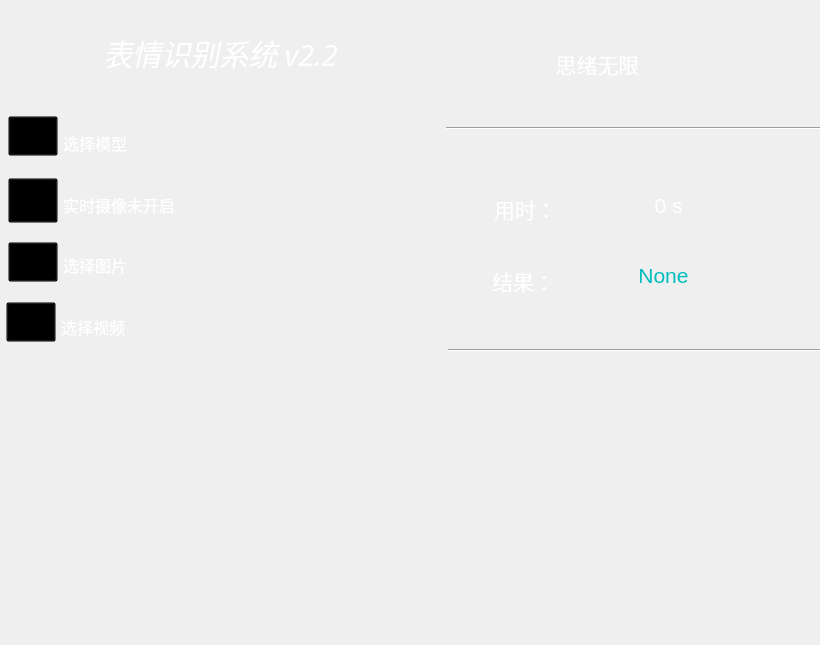
<?xml version="1.0" encoding="UTF-8"?>
<ui version="4.0">
 <class>MainWindow</class>
 <widget class="QMainWindow" name="MainWindow">
  <property name="windowModality">
   <enum>Qt::NonModal</enum>
  </property>
  <property name="geometry">
   <rect>
    <x>0</x>
    <y>0</y>
    <width>820</width>
    <height>645</height>
   </rect>
  </property>
  <property name="minimumSize">
   <size>
    <width>820</width>
    <height>645</height>
   </size>
  </property>
  <property name="maximumSize">
   <size>
    <width>820</width>
    <height>645</height>
   </size>
  </property>
  <property name="windowTitle">
   <string>Emotion recongnition v2.2 （思绪无限）</string>
  </property>
  <property name="windowIcon">
   <iconset resource="image1.qrc">
    <normaloff>:/newPrefix/icons/result.png</normaloff>:/newPrefix/icons/result.png</iconset>
  </property>
  <property name="toolTip">
   <string/>
  </property>
  <property name="autoFillBackground">
   <bool>false</bool>
  </property>
  <property name="styleSheet">
   <string notr="true">
#QInputDialog{border-image: url(:/newPrefix/images_test/light.png);}

QMenuBar{border-color:transparent;}
QToolButton[objectName=pushButton_doIt]{
border:5px;}

QToolButton[objectName=pushButton_doIt]:hover {
image:url(:/newPrefix/images_test/run_hover.png);}

QToolButton[objectName=pushButton_doIt]:pressed {
image:url(:/newPrefix/images_test/run_pressed.png);}

QScrollBar:vertical{
background:transparent;
padding:2px;
border-radius:8px;
max-width:14px;}

QScrollBar::handle:vertical{
background:#9acd32;
min-height:50px;
border-radius:8px;
}

QScrollBar::handle:vertical:hover{
background:#9eb764;}

QScrollBar::handle:vertical:pressed{
background:#9eb764;
}
QScrollBar::add-page:vertical{
background:none;
}
                               
QScrollBar::sub-page:vertical{
background:none;
}

QScrollBar::add-line:vertical{
background:none;}
                                 
QScrollBar::sub-line:vertical{
background:none;
}
QScrollArea{
border:0px;
}

QScrollBar:horizontal{
background:transparent;
padding:0px;
border-radius:6px;
max-height:12px;
}

QScrollBar::handle:horizontal{
background:#9acd32;
min-width:50px;
border-radius:6px;
}

QScrollBar::handle:horizontal:hover{
background:#9eb764;
}

QScrollBar::handle:horizontal:pressed{
background:#9eb764;
}

QScrollBar::add-page:horizontal{
background:none;
}

QScrollBar::sub-page:horizontal{
background:none;
}
QScrollBar::add-line:horizontal{
background:none;
}

QScrollBar::sub-line:horizontal{
background:none;
}
QToolButton::hover{
border:0px;
} </string>
  </property>
  <property name="tabShape">
   <enum>QTabWidget::Rounded</enum>
  </property>
  <widget class="QWidget" name="centralwidget">
   <widget class="QLabel" name="label_title">
    <property name="geometry">
     <rect>
      <x>8</x>
      <y>30</y>
      <width>425</width>
      <height>47</height>
     </rect>
    </property>
    <property name="minimumSize">
     <size>
      <width>0</width>
      <height>30</height>
     </size>
    </property>
    <property name="font">
     <font>
      <family>隶书</family>
      <pointsize>22</pointsize>
      <italic>true</italic>
     </font>
    </property>
    <property name="toolTip">
     <string>Test Result Helper 3.3.10 author：WuXian （2019.3.13）</string>
    </property>
    <property name="styleSheet">
     <string notr="true">color: rgb(255, 255, 255);</string>
    </property>
    <property name="text">
     <string>表情识别系统 v2.2</string>
    </property>
    <property name="alignment">
     <set>Qt::AlignCenter</set>
    </property>
   </widget>
   <widget class="QLabel" name="label_author">
    <property name="geometry">
     <rect>
      <x>462</x>
      <y>46</y>
      <width>271</width>
      <height>35</height>
     </rect>
    </property>
    <property name="minimumSize">
     <size>
      <width>0</width>
      <height>30</height>
     </size>
    </property>
    <property name="font">
     <font>
      <family>楷体</family>
      <pointsize>16</pointsize>
     </font>
    </property>
    <property name="toolTip">
     <string>Test Result Helper 3.3.10 author：WuXian （2019.3.13）</string>
    </property>
    <property name="styleSheet">
     <string notr="true">color: rgb(255, 255, 255);</string>
    </property>
    <property name="text">
     <string>思绪无限</string>
    </property>
    <property name="alignment">
     <set>Qt::AlignCenter</set>
    </property>
   </widget>
   <widget class="QLabel" name="label_useTime">
    <property name="geometry">
     <rect>
      <x>494</x>
      <y>184</y>
      <width>103</width>
      <height>51</height>
     </rect>
    </property>
    <property name="font">
     <font>
      <family>华文仿宋</family>
      <pointsize>16</pointsize>
     </font>
    </property>
    <property name="text">
     <string>&lt;html&gt;&lt;head/&gt;&lt;body&gt;&lt;p&gt;&lt;span style=&quot; color:#ffffff;&quot;&gt;用时：&lt;/span&gt;&lt;/p&gt;&lt;/body&gt;&lt;/html&gt;</string>
    </property>
   </widget>
   <widget class="QLabel" name="label_picTime">
    <property name="geometry">
     <rect>
      <x>456</x>
      <y>190</y>
      <width>29</width>
      <height>31</height>
     </rect>
    </property>
    <property name="styleSheet">
     <string notr="true">border-image: url(:/newPrefix/icons/net_speed.png);</string>
    </property>
    <property name="text">
     <string/>
    </property>
   </widget>
   <widget class="QLabel" name="label_picResult">
    <property name="geometry">
     <rect>
      <x>456</x>
      <y>260</y>
      <width>31</width>
      <height>35</height>
     </rect>
    </property>
    <property name="styleSheet">
     <string notr="true">border-image: url(:/newPrefix/icons/result.png);</string>
    </property>
    <property name="text">
     <string/>
    </property>
   </widget>
   <widget class="Line" name="line">
    <property name="geometry">
     <rect>
      <x>446</x>
      <y>118</y>
      <width>375</width>
      <height>21</height>
     </rect>
    </property>
    <property name="orientation">
     <enum>Qt::Horizontal</enum>
    </property>
   </widget>
   <widget class="QLabel" name="label_face">
    <property name="geometry">
     <rect>
      <x>8</x>
      <y>360</y>
      <width>420</width>
      <height>280</height>
     </rect>
    </property>
    <property name="minimumSize">
     <size>
      <width>420</width>
      <height>280</height>
     </size>
    </property>
    <property name="maximumSize">
     <size>
      <width>420</width>
      <height>280</height>
     </size>
    </property>
    <property name="font">
     <font>
      <family>楷体</family>
      <pointsize>16</pointsize>
     </font>
    </property>
    <property name="layoutDirection">
     <enum>Qt::LeftToRight</enum>
    </property>
    <property name="styleSheet">
     <string notr="true">border-image: url(:/newPrefix/icons/系统升级.png);</string>
    </property>
    <property name="text">
     <string>&lt;html&gt;&lt;head/&gt;&lt;body&gt;&lt;p align=&quot;center&quot;&gt;&lt;br/&gt;&lt;/p&gt;&lt;/body&gt;&lt;/html&gt;</string>
    </property>
    <property name="alignment">
     <set>Qt::AlignCenter</set>
    </property>
   </widget>
   <widget class="QTextEdit" name="textEdit_model">
    <property name="geometry">
     <rect>
      <x>58</x>
      <y>126</y>
      <width>360</width>
      <height>30</height>
     </rect>
    </property>
    <property name="minimumSize">
     <size>
      <width>360</width>
      <height>30</height>
     </size>
    </property>
    <property name="maximumSize">
     <size>
      <width>360</width>
      <height>30</height>
     </size>
    </property>
    <property name="font">
     <font>
      <family>华文仿宋</family>
      <pointsize>12</pointsize>
     </font>
    </property>
    <property name="styleSheet">
     <string notr="true">background-color: transparent;
border-color: rgb(255, 255, 255);
color: rgb(255, 255, 255);</string>
    </property>
    <property name="verticalScrollBarPolicy">
     <enum>Qt::ScrollBarAlwaysOff</enum>
    </property>
    <property name="horizontalScrollBarPolicy">
     <enum>Qt::ScrollBarAlwaysOff</enum>
    </property>
    <property name="lineWrapMode">
     <enum>QTextEdit::NoWrap</enum>
    </property>
    <property name="readOnly">
     <bool>true</bool>
    </property>
    <property name="html">
     <string>&lt;!DOCTYPE HTML PUBLIC &quot;-//W3C//DTD HTML 4.0//EN&quot; &quot;http://www.w3.org/TR/REC-html40/strict.dtd&quot;&gt;
&lt;html&gt;&lt;head&gt;&lt;meta name=&quot;qrichtext&quot; content=&quot;1&quot; /&gt;&lt;style type=&quot;text/css&quot;&gt;
p, li { white-space: pre-wrap; }
&lt;/style&gt;&lt;/head&gt;&lt;body style=&quot; font-family:'华文仿宋'; font-size:12pt; font-weight:400; font-style:normal;&quot;&gt;
&lt;p style=&quot; margin-top:0px; margin-bottom:0px; margin-left:0px; margin-right:0px; -qt-block-indent:0; text-indent:0px;&quot;&gt;&lt;span style=&quot; font-family:'Adobe Devanagari';&quot;&gt;选择模型&lt;/span&gt;&lt;/p&gt;&lt;/body&gt;&lt;/html&gt;</string>
    </property>
   </widget>
   <widget class="QToolButton" name="toolButton_file">
    <property name="geometry">
     <rect>
      <x>8</x>
      <y>242</y>
      <width>50</width>
      <height>40</height>
     </rect>
    </property>
    <property name="minimumSize">
     <size>
      <width>50</width>
      <height>39</height>
     </size>
    </property>
    <property name="maximumSize">
     <size>
      <width>50</width>
      <height>40</height>
     </size>
    </property>
    <property name="cursor">
     <cursorShape>PointingHandCursor</cursorShape>
    </property>
    <property name="autoFillBackground">
     <bool>false</bool>
    </property>
    <property name="styleSheet">
     <string notr="true">background-color: transparent;</string>
    </property>
    <property name="text">
     <string/>
    </property>
    <property name="icon">
     <iconset resource="image1.qrc">
      <normaloff>:/newPrefix/icons/图片_填充.png</normaloff>:/newPrefix/icons/图片_填充.png</iconset>
    </property>
    <property name="iconSize">
     <size>
      <width>40</width>
      <height>40</height>
     </size>
    </property>
    <property name="popupMode">
     <enum>QToolButton::DelayedPopup</enum>
    </property>
    <property name="toolButtonStyle">
     <enum>Qt::ToolButtonTextUnderIcon</enum>
    </property>
    <property name="autoRaise">
     <bool>false</bool>
    </property>
    <property name="arrowType">
     <enum>Qt::NoArrow</enum>
    </property>
   </widget>
   <widget class="QTextEdit" name="textEdit_camera">
    <property name="geometry">
     <rect>
      <x>58</x>
      <y>188</y>
      <width>360</width>
      <height>30</height>
     </rect>
    </property>
    <property name="minimumSize">
     <size>
      <width>360</width>
      <height>30</height>
     </size>
    </property>
    <property name="maximumSize">
     <size>
      <width>360</width>
      <height>30</height>
     </size>
    </property>
    <property name="font">
     <font>
      <family>华文仿宋</family>
      <pointsize>12</pointsize>
     </font>
    </property>
    <property name="styleSheet">
     <string notr="true">background-color: transparent;
border-color: rgb(255, 255, 255);
color: rgb(255, 255, 255);</string>
    </property>
    <property name="verticalScrollBarPolicy">
     <enum>Qt::ScrollBarAlwaysOff</enum>
    </property>
    <property name="horizontalScrollBarPolicy">
     <enum>Qt::ScrollBarAlwaysOff</enum>
    </property>
    <property name="lineWrapMode">
     <enum>QTextEdit::NoWrap</enum>
    </property>
    <property name="readOnly">
     <bool>true</bool>
    </property>
    <property name="html">
     <string>&lt;!DOCTYPE HTML PUBLIC &quot;-//W3C//DTD HTML 4.0//EN&quot; &quot;http://www.w3.org/TR/REC-html40/strict.dtd&quot;&gt;
&lt;html&gt;&lt;head&gt;&lt;meta name=&quot;qrichtext&quot; content=&quot;1&quot; /&gt;&lt;style type=&quot;text/css&quot;&gt;
p, li { white-space: pre-wrap; }
&lt;/style&gt;&lt;/head&gt;&lt;body style=&quot; font-family:'华文仿宋'; font-size:12pt; font-weight:400; font-style:normal;&quot;&gt;
&lt;p style=&quot; margin-top:0px; margin-bottom:0px; margin-left:0px; margin-right:0px; -qt-block-indent:0; text-indent:0px;&quot;&gt;&lt;span style=&quot; font-family:'Adobe Devanagari';&quot;&gt;实时摄像未开启&lt;/span&gt;&lt;/p&gt;&lt;/body&gt;&lt;/html&gt;</string>
    </property>
   </widget>
   <widget class="QTextEdit" name="textEdit_pic">
    <property name="geometry">
     <rect>
      <x>58</x>
      <y>248</y>
      <width>360</width>
      <height>30</height>
     </rect>
    </property>
    <property name="minimumSize">
     <size>
      <width>360</width>
      <height>30</height>
     </size>
    </property>
    <property name="maximumSize">
     <size>
      <width>360</width>
      <height>30</height>
     </size>
    </property>
    <property name="font">
     <font>
      <family>华文仿宋</family>
      <pointsize>12</pointsize>
     </font>
    </property>
    <property name="layoutDirection">
     <enum>Qt::LeftToRight</enum>
    </property>
    <property name="styleSheet">
     <string notr="true">background-color: transparent;
border-color: rgb(255, 255, 255);
color: rgb(255, 255, 255);</string>
    </property>
    <property name="verticalScrollBarPolicy">
     <enum>Qt::ScrollBarAlwaysOff</enum>
    </property>
    <property name="horizontalScrollBarPolicy">
     <enum>Qt::ScrollBarAlwaysOff</enum>
    </property>
    <property name="lineWrapMode">
     <enum>QTextEdit::NoWrap</enum>
    </property>
    <property name="readOnly">
     <bool>true</bool>
    </property>
    <property name="html">
     <string>&lt;!DOCTYPE HTML PUBLIC &quot;-//W3C//DTD HTML 4.0//EN&quot; &quot;http://www.w3.org/TR/REC-html40/strict.dtd&quot;&gt;
&lt;html&gt;&lt;head&gt;&lt;meta name=&quot;qrichtext&quot; content=&quot;1&quot; /&gt;&lt;style type=&quot;text/css&quot;&gt;
p, li { white-space: pre-wrap; }
&lt;/style&gt;&lt;/head&gt;&lt;body style=&quot; font-family:'华文仿宋'; font-size:12pt; font-weight:400; font-style:normal;&quot;&gt;
&lt;p style=&quot; margin-top:0px; margin-bottom:0px; margin-left:0px; margin-right:0px; -qt-block-indent:0; text-indent:0px;&quot;&gt;&lt;span style=&quot; font-family:'Adobe Devanagari';&quot;&gt;选择图片&lt;/span&gt;&lt;/p&gt;&lt;/body&gt;&lt;/html&gt;</string>
    </property>
   </widget>
   <widget class="QToolButton" name="toolButton_camera">
    <property name="geometry">
     <rect>
      <x>8</x>
      <y>178</y>
      <width>50</width>
      <height>45</height>
     </rect>
    </property>
    <property name="minimumSize">
     <size>
      <width>50</width>
      <height>39</height>
     </size>
    </property>
    <property name="maximumSize">
     <size>
      <width>50</width>
      <height>45</height>
     </size>
    </property>
    <property name="cursor">
     <cursorShape>PointingHandCursor</cursorShape>
    </property>
    <property name="autoFillBackground">
     <bool>false</bool>
    </property>
    <property name="styleSheet">
     <string notr="true">background-color: transparent;</string>
    </property>
    <property name="text">
     <string/>
    </property>
    <property name="icon">
     <iconset resource="image1.qrc">
      <normaloff>:/newPrefix/icons/摄像头 (1).png</normaloff>:/newPrefix/icons/摄像头 (1).png</iconset>
    </property>
    <property name="iconSize">
     <size>
      <width>50</width>
      <height>39</height>
     </size>
    </property>
    <property name="popupMode">
     <enum>QToolButton::DelayedPopup</enum>
    </property>
    <property name="toolButtonStyle">
     <enum>Qt::ToolButtonTextUnderIcon</enum>
    </property>
    <property name="autoRaise">
     <bool>false</bool>
    </property>
    <property name="arrowType">
     <enum>Qt::NoArrow</enum>
    </property>
   </widget>
   <widget class="QToolButton" name="toolButton_model">
    <property name="geometry">
     <rect>
      <x>8</x>
      <y>116</y>
      <width>50</width>
      <height>40</height>
     </rect>
    </property>
    <property name="minimumSize">
     <size>
      <width>0</width>
      <height>0</height>
     </size>
    </property>
    <property name="maximumSize">
     <size>
      <width>50</width>
      <height>40</height>
     </size>
    </property>
    <property name="cursor">
     <cursorShape>PointingHandCursor</cursorShape>
    </property>
    <property name="autoFillBackground">
     <bool>false</bool>
    </property>
    <property name="styleSheet">
     <string notr="true">background-color: transparent;</string>
    </property>
    <property name="text">
     <string/>
    </property>
    <property name="icon">
     <iconset resource="image1.qrc">
      <normaloff>:/newPrefix/icons/文件夹.png</normaloff>:/newPrefix/icons/文件夹.png</iconset>
    </property>
    <property name="iconSize">
     <size>
      <width>40</width>
      <height>40</height>
     </size>
    </property>
    <property name="popupMode">
     <enum>QToolButton::DelayedPopup</enum>
    </property>
    <property name="toolButtonStyle">
     <enum>Qt::ToolButtonTextUnderIcon</enum>
    </property>
    <property name="autoRaise">
     <bool>false</bool>
    </property>
    <property name="arrowType">
     <enum>Qt::NoArrow</enum>
    </property>
   </widget>
   <widget class="QLabel" name="label_time">
    <property name="geometry">
     <rect>
      <x>558</x>
      <y>190</y>
      <width>221</width>
      <height>31</height>
     </rect>
    </property>
    <property name="font">
     <font>
      <pointsize>16</pointsize>
     </font>
    </property>
    <property name="styleSheet">
     <string notr="true">color: rgb(255, 255, 255);</string>
    </property>
    <property name="text">
     <string>0 s</string>
    </property>
    <property name="alignment">
     <set>Qt::AlignCenter</set>
    </property>
   </widget>
   <widget class="Line" name="line_2">
    <property name="geometry">
     <rect>
      <x>448</x>
      <y>340</y>
      <width>373</width>
      <height>21</height>
     </rect>
    </property>
    <property name="orientation">
     <enum>Qt::Horizontal</enum>
    </property>
   </widget>
   <widget class="QLabel" name="label_result">
    <property name="geometry">
     <rect>
      <x>552</x>
      <y>254</y>
      <width>223</width>
      <height>43</height>
     </rect>
    </property>
    <property name="font">
     <font>
      <pointsize>16</pointsize>
     </font>
    </property>
    <property name="styleSheet">
     <string notr="true">color: rgb(0, 189, 189);</string>
    </property>
    <property name="text">
     <string>None</string>
    </property>
    <property name="alignment">
     <set>Qt::AlignCenter</set>
    </property>
   </widget>
   <widget class="QLabel" name="label_outputResult">
    <property name="geometry">
     <rect>
      <x>466</x>
      <y>386</y>
      <width>300</width>
      <height>250</height>
     </rect>
    </property>
    <property name="minimumSize">
     <size>
      <width>300</width>
      <height>250</height>
     </size>
    </property>
    <property name="maximumSize">
     <size>
      <width>300</width>
      <height>250</height>
     </size>
    </property>
    <property name="styleSheet">
     <string notr="true">border-image: url(:/newPrefix/icons/ini.png);</string>
    </property>
    <property name="text">
     <string/>
    </property>
   </widget>
   <widget class="QLabel" name="label_back1">
    <property name="geometry">
     <rect>
      <x>0</x>
      <y>-2</y>
      <width>437</width>
      <height>661</height>
     </rect>
    </property>
    <property name="styleSheet">
     <string notr="true">border-image: url(:/newPrefix/icons/左.png);</string>
    </property>
    <property name="text">
     <string/>
    </property>
   </widget>
   <widget class="QLabel" name="label_back1_2">
    <property name="geometry">
     <rect>
      <x>408</x>
      <y>-34</y>
      <width>415</width>
      <height>707</height>
     </rect>
    </property>
    <property name="styleSheet">
     <string notr="true">border-image: url(:/newPrefix/icons/右.png);</string>
    </property>
    <property name="text">
     <string/>
    </property>
   </widget>
   <widget class="QLabel" name="label_scanResult">
    <property name="geometry">
     <rect>
      <x>492</x>
      <y>256</y>
      <width>97</width>
      <height>51</height>
     </rect>
    </property>
    <property name="font">
     <font>
      <family>华文仿宋</family>
      <pointsize>16</pointsize>
     </font>
    </property>
    <property name="text">
     <string>&lt;html&gt;&lt;head/&gt;&lt;body&gt;&lt;p&gt;&lt;span style=&quot; color:#ffffff;&quot;&gt;结果：&lt;/span&gt;&lt;/p&gt;&lt;/body&gt;&lt;/html&gt;</string>
    </property>
   </widget>
   <widget class="QTextEdit" name="textEdit_video">
    <property name="geometry">
     <rect>
      <x>56</x>
      <y>310</y>
      <width>360</width>
      <height>30</height>
     </rect>
    </property>
    <property name="minimumSize">
     <size>
      <width>360</width>
      <height>30</height>
     </size>
    </property>
    <property name="maximumSize">
     <size>
      <width>360</width>
      <height>30</height>
     </size>
    </property>
    <property name="font">
     <font>
      <family>华文仿宋</family>
      <pointsize>12</pointsize>
     </font>
    </property>
    <property name="layoutDirection">
     <enum>Qt::LeftToRight</enum>
    </property>
    <property name="styleSheet">
     <string notr="true">background-color: transparent;
border-color: rgb(255, 255, 255);
color: rgb(255, 255, 255);</string>
    </property>
    <property name="verticalScrollBarPolicy">
     <enum>Qt::ScrollBarAlwaysOff</enum>
    </property>
    <property name="horizontalScrollBarPolicy">
     <enum>Qt::ScrollBarAlwaysOff</enum>
    </property>
    <property name="lineWrapMode">
     <enum>QTextEdit::NoWrap</enum>
    </property>
    <property name="readOnly">
     <bool>true</bool>
    </property>
    <property name="html">
     <string>&lt;!DOCTYPE HTML PUBLIC &quot;-//W3C//DTD HTML 4.0//EN&quot; &quot;http://www.w3.org/TR/REC-html40/strict.dtd&quot;&gt;
&lt;html&gt;&lt;head&gt;&lt;meta name=&quot;qrichtext&quot; content=&quot;1&quot; /&gt;&lt;style type=&quot;text/css&quot;&gt;
p, li { white-space: pre-wrap; }
&lt;/style&gt;&lt;/head&gt;&lt;body style=&quot; font-family:'华文仿宋'; font-size:12pt; font-weight:400; font-style:normal;&quot;&gt;
&lt;p style=&quot; margin-top:0px; margin-bottom:0px; margin-left:0px; margin-right:0px; -qt-block-indent:0; text-indent:0px;&quot;&gt;&lt;span style=&quot; font-family:'Adobe Devanagari';&quot;&gt;选择视频&lt;/span&gt;&lt;/p&gt;&lt;/body&gt;&lt;/html&gt;</string>
    </property>
   </widget>
   <widget class="QToolButton" name="toolButton_video">
    <property name="geometry">
     <rect>
      <x>6</x>
      <y>302</y>
      <width>50</width>
      <height>40</height>
     </rect>
    </property>
    <property name="minimumSize">
     <size>
      <width>50</width>
      <height>39</height>
     </size>
    </property>
    <property name="maximumSize">
     <size>
      <width>50</width>
      <height>40</height>
     </size>
    </property>
    <property name="cursor">
     <cursorShape>PointingHandCursor</cursorShape>
    </property>
    <property name="autoFillBackground">
     <bool>false</bool>
    </property>
    <property name="styleSheet">
     <string notr="true">background-color: transparent;</string>
    </property>
    <property name="text">
     <string/>
    </property>
    <property name="icon">
     <iconset resource="image1.qrc">
      <normaloff>:/newPrefix/icons/视频_填充.png</normaloff>:/newPrefix/icons/视频_填充.png</iconset>
    </property>
    <property name="iconSize">
     <size>
      <width>40</width>
      <height>40</height>
     </size>
    </property>
    <property name="popupMode">
     <enum>QToolButton::DelayedPopup</enum>
    </property>
    <property name="toolButtonStyle">
     <enum>Qt::ToolButtonTextUnderIcon</enum>
    </property>
    <property name="autoRaise">
     <bool>false</bool>
    </property>
    <property name="arrowType">
     <enum>Qt::NoArrow</enum>
    </property>
   </widget>
   <zorder>label_back1_2</zorder>
   <zorder>label_back1</zorder>
   <zorder>label_title</zorder>
   <zorder>label_author</zorder>
   <zorder>label_useTime</zorder>
   <zorder>label_picTime</zorder>
   <zorder>label_picResult</zorder>
   <zorder>line</zorder>
   <zorder>label_face</zorder>
   <zorder>textEdit_model</zorder>
   <zorder>toolButton_file</zorder>
   <zorder>textEdit_camera</zorder>
   <zorder>textEdit_pic</zorder>
   <zorder>toolButton_camera</zorder>
   <zorder>toolButton_model</zorder>
   <zorder>label_time</zorder>
   <zorder>line_2</zorder>
   <zorder>label_result</zorder>
   <zorder>label_outputResult</zorder>
   <zorder>label_scanResult</zorder>
   <zorder>textEdit_video</zorder>
   <zorder>toolButton_video</zorder>
  </widget>
  <action name="actionGoogle_Translate">
   <property name="text">
    <string>Google Translate</string>
   </property>
  </action>
  <action name="actionHTML_type">
   <property name="text">
    <string>HTML type</string>
   </property>
  </action>
  <action name="actionsoftware_version">
   <property name="text">
    <string>software version</string>
   </property>
  </action>
 </widget>
 <resources>
  <include location="image1.qrc"/>
 </resources>
 <connections/>
</ui>
